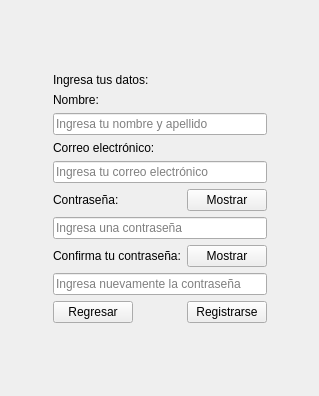
<?xml version="1.0" encoding="UTF-8"?>
<ui version="4.0">
 <class>VentanaRegistrarse</class>
 <widget class="QWidget" name="VentanaRegistrarse">
  <property name="geometry">
   <rect>
    <x>0</x>
    <y>0</y>
    <width>319</width>
    <height>396</height>
   </rect>
  </property>
  <property name="windowTitle">
   <string>Form</string>
  </property>
  <property name="toolTip">
   <string>Hola</string>
  </property>
  <layout class="QGridLayout" name="gridLayout_2">
   <item row="0" column="1">
    <spacer name="verticalSpacer_2">
     <property name="orientation">
      <enum>Qt::Orientation::Vertical</enum>
     </property>
     <property name="sizeHint" stdset="0">
      <size>
       <width>20</width>
       <height>13</height>
      </size>
     </property>
    </spacer>
   </item>
   <item row="1" column="0">
    <spacer name="horizontalSpacer_3">
     <property name="orientation">
      <enum>Qt::Orientation::Horizontal</enum>
     </property>
     <property name="sizeHint" stdset="0">
      <size>
       <width>25</width>
       <height>20</height>
      </size>
     </property>
    </spacer>
   </item>
   <item row="1" column="1">
    <layout class="QGridLayout" name="gridLayout">
     <item row="7" column="1" colspan="2">
      <widget class="QLabel" name="lbl_repetir_contrasenia">
       <property name="text">
        <string>Confirma tu contraseña:</string>
       </property>
      </widget>
     </item>
     <item row="5" column="1" colspan="2">
      <widget class="QLabel" name="lbl_contrasenia">
       <property name="text">
        <string>Contraseña:</string>
       </property>
      </widget>
     </item>
     <item row="4" column="1" colspan="3">
      <widget class="QLineEdit" name="txt_correo">
       <property name="toolTip">
        <string>Debes ingresar un correo electrónico válido</string>
       </property>
       <property name="placeholderText">
        <string>Ingresa tu correo electrónico</string>
       </property>
      </widget>
     </item>
     <item row="5" column="3">
      <widget class="QPushButton" name="btn_mostrar_contrasenia">
       <property name="text">
        <string>Mostrar</string>
       </property>
      </widget>
     </item>
     <item row="3" column="1" colspan="3">
      <widget class="QLabel" name="lbl_correo">
       <property name="text">
        <string>Correo electrónico:</string>
       </property>
      </widget>
     </item>
     <item row="6" column="1" colspan="3">
      <widget class="QLineEdit" name="txt_contrasenia">
       <property name="toolTip">
        <string>Debe contener al menos 8 caracteres</string>
       </property>
       <property name="echoMode">
        <enum>QLineEdit::EchoMode::Password</enum>
       </property>
       <property name="placeholderText">
        <string>Ingresa una contraseña</string>
       </property>
      </widget>
     </item>
     <item row="7" column="3">
      <widget class="QPushButton" name="btn_mostrar_repetir_contrasenia">
       <property name="text">
        <string>Mostrar</string>
       </property>
      </widget>
     </item>
     <item row="2" column="1" colspan="3">
      <widget class="QLineEdit" name="txt_nombre">
       <property name="toolTip">
        <string>Ingresa tu nombre y apellido separado por un espacio</string>
       </property>
       <property name="placeholderText">
        <string>Ingresa tu nombre y apellido</string>
       </property>
      </widget>
     </item>
     <item row="0" column="1" colspan="3">
      <widget class="QLabel" name="lbl_titulo">
       <property name="text">
        <string>Ingresa tus datos:</string>
       </property>
      </widget>
     </item>
     <item row="8" column="1" colspan="3">
      <widget class="QLineEdit" name="txt_repetir_contrasenia">
       <property name="toolTip">
        <string>Debe coincidir con la contraseña ingresada en el campo anterior</string>
       </property>
       <property name="echoMode">
        <enum>QLineEdit::EchoMode::Password</enum>
       </property>
       <property name="placeholderText">
        <string>Ingresa nuevamente la contraseña</string>
       </property>
      </widget>
     </item>
     <item row="1" column="1" colspan="3">
      <widget class="QLabel" name="lbl_nombre">
       <property name="text">
        <string>Nombre:</string>
       </property>
      </widget>
     </item>
     <item row="9" column="3">
      <widget class="QPushButton" name="btn_registrarse">
       <property name="text">
        <string>Registrarse</string>
       </property>
      </widget>
     </item>
     <item row="9" column="1">
      <widget class="QPushButton" name="btn_volver">
       <property name="text">
        <string>Regresar</string>
       </property>
      </widget>
     </item>
    </layout>
   </item>
   <item row="1" column="2">
    <spacer name="horizontalSpacer_2">
     <property name="orientation">
      <enum>Qt::Orientation::Horizontal</enum>
     </property>
     <property name="sizeHint" stdset="0">
      <size>
       <width>24</width>
       <height>20</height>
      </size>
     </property>
    </spacer>
   </item>
   <item row="2" column="1">
    <spacer name="verticalSpacer_3">
     <property name="orientation">
      <enum>Qt::Orientation::Vertical</enum>
     </property>
     <property name="sizeHint" stdset="0">
      <size>
       <width>20</width>
       <height>13</height>
      </size>
     </property>
    </spacer>
   </item>
  </layout>
 </widget>
 <tabstops>
  <tabstop>txt_nombre</tabstop>
  <tabstop>txt_correo</tabstop>
  <tabstop>txt_contrasenia</tabstop>
  <tabstop>btn_mostrar_contrasenia</tabstop>
  <tabstop>txt_repetir_contrasenia</tabstop>
  <tabstop>btn_mostrar_repetir_contrasenia</tabstop>
 </tabstops>
 <resources/>
 <connections/>
</ui>
